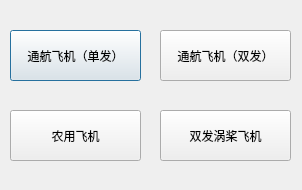
<?xml version="1.0" encoding="UTF-8"?>
<ui version="4.0">
 <class>Dialog</class>
 <widget class="QDialog" name="Dialog">
  <property name="geometry">
   <rect>
    <x>0</x>
    <y>0</y>
    <width>302</width>
    <height>190</height>
   </rect>
  </property>
  <property name="windowTitle">
   <string>Dialog</string>
  </property>
  <widget class="QPushButton" name="button1">
   <property name="geometry">
    <rect>
     <x>10</x>
     <y>30</y>
     <width>131</width>
     <height>51</height>
    </rect>
   </property>
   <property name="text">
    <string>通航飞机（单发）</string>
   </property>
  </widget>
  <widget class="QPushButton" name="button2">
   <property name="geometry">
    <rect>
     <x>160</x>
     <y>30</y>
     <width>131</width>
     <height>51</height>
    </rect>
   </property>
   <property name="text">
    <string>通航飞机（双发）</string>
   </property>
  </widget>
  <widget class="QPushButton" name="button3">
   <property name="geometry">
    <rect>
     <x>10</x>
     <y>110</y>
     <width>131</width>
     <height>51</height>
    </rect>
   </property>
   <property name="text">
    <string>农用飞机</string>
   </property>
  </widget>
  <widget class="QPushButton" name="button4">
   <property name="geometry">
    <rect>
     <x>160</x>
     <y>110</y>
     <width>131</width>
     <height>51</height>
    </rect>
   </property>
   <property name="text">
    <string>双发涡桨飞机</string>
   </property>
  </widget>
 </widget>
 <resources/>
 <connections/>
</ui>
